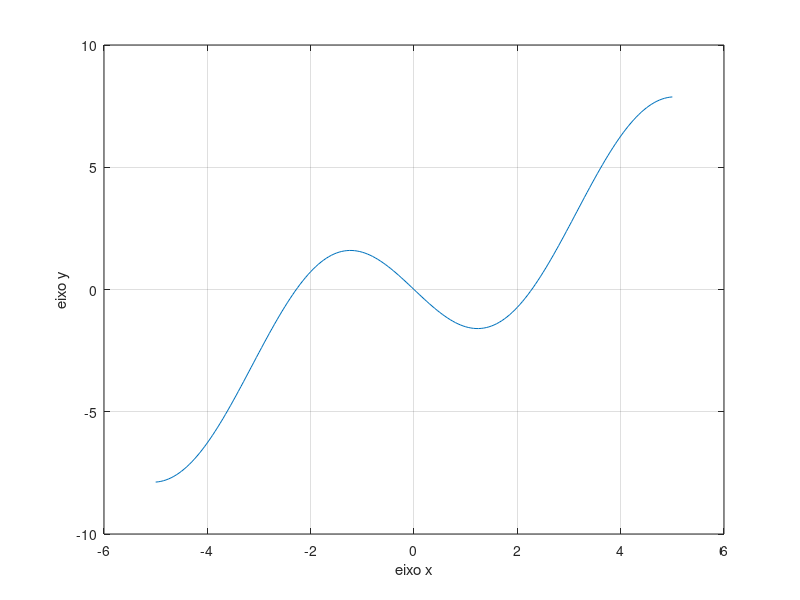

MATLAB code to generate this figure:
clc
clear all 
format long

x = [-5:0.05:5];
y =  x - 3*sin(x);

plot(x,y)    % nesse caso muda cor e coloca circulos
xlabel('eixo x')
ylabel('eixo y')
grid;

%Mostra menor valor
clc
clear all 

x(1) = -2.285;
for i = 1:15,
   x(i + 1) = x(i) - ( (x(i) - 3*sin(x(i))) / (1 - 3*cos(x(i)))   );
    
end

x'

clear all 

%Mostra maior valor
clear all 

x(1) = 2.278;
for i = 1:15,
  
    x(i + 1) = x(i) - ( (x(i) - 3*sin(x(i))) / (1 - 3*cos(x(i)))   );
end

x'

clear all 



